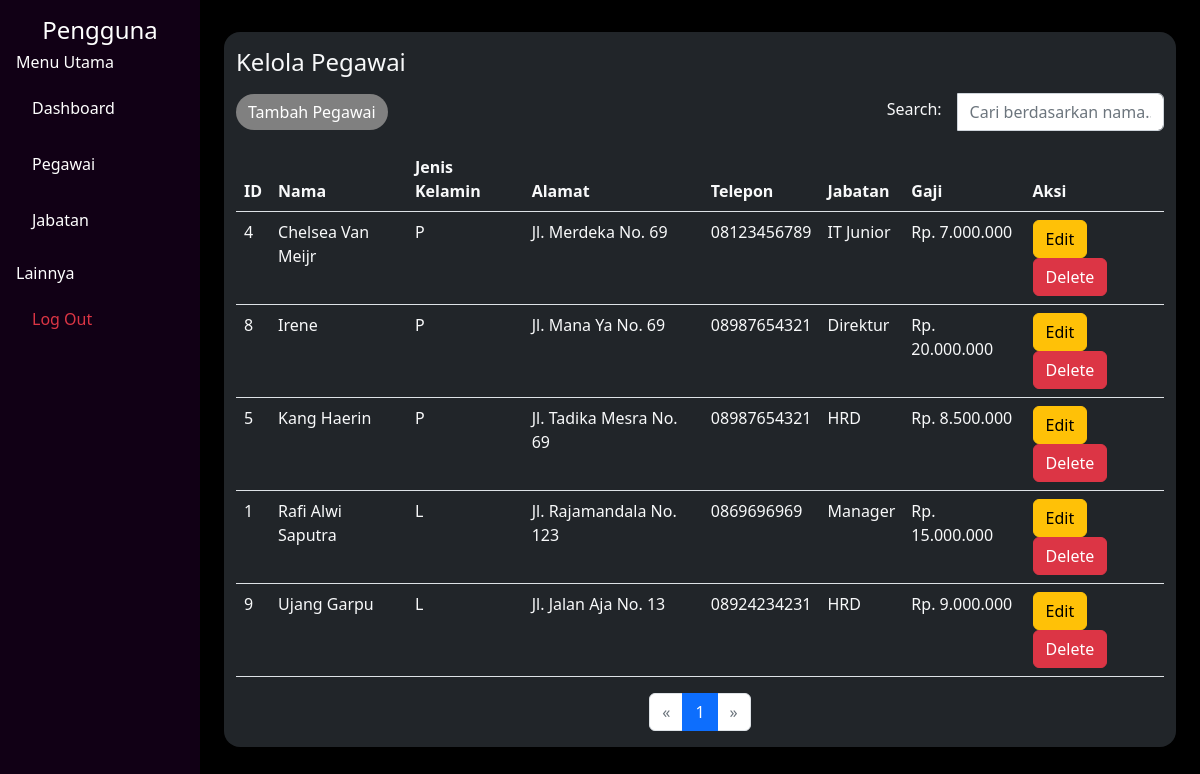
Page /pages/pegawai.php?sort=nama&order=ASC on the committed database.
### tables this page shows
CREATE TABLE `pegawai` (
  `id` int(11) NOT NULL,
  `nama` varchar(100) NOT NULL,
  `jenis_kelamin` enum('L','P') DEFAULT NULL,
  `alamat` varchar(255) DEFAULT NULL,
  `telepon` varchar(15) DEFAULT NULL,
  `jabatan_id` int(11) DEFAULT NULL,
  `gaji` decimal(15,2) NOT NULL
);

CREATE TABLE `jabatan` (
  `id` int(11) NOT NULL,
  `nama_jabatan` varchar(100) NOT NULL
);

### pages/pegawai.php (the view, shortened to what this page needs)
<?php
include '../koneksi/db.php';
?>
<!DOCTYPE html>
<html lang="en">
<head>
    <link href="../css/bootstrap.min.css" rel="stylesheet" />
    <link href="../css/styles.css" rel="stylesheet" />
</head>
<body class="bg-data">
<div class="container-fluid">
    <div class="row">
        <?php require_once('_sidebar.php'); ?>
        <main class="col-md-10 ms-auto px-4">
            <div class="row py-3 align-items-center">
            </div>
            <div id="kelola_admin">
                <div class="container-md bg-dark rounded-4">
                    <div class="row text-light">
                        <div class="col-xl-12 mb-5 mb-xl-0">
                            <div class="card border-0">
                                <div class="row align-items-center py-3">
                                    <div class="col">
                                        <h4 class="mb-0">Kelola Pegawai</h4>
                                    </div>
                                </div>
                                <div class="row align-items-center mb-3">
                                    <div class="col">
                                        <a href="tambah_pegawai.php" class="btn btn-primary" type="button" style="border: none; border-radius: 30px; background-color: grey;">
                                            Tambah Pegawai
                                        </a>
                                    </div>
                                    <div class="col-lg-4">
                                        <form method="GET" action="">
                                            <div class="input-group">
                                                <label for="search" class="form-label text-light mx-3 my-1 align-items-center">Search:</label>
                                                <input type="text" class="form-control" id="search" name="search" placeholder="Cari berdasarkan nama..." value="<?php echo isset($_GET['search']) ? $_GET['search'] : ''; ?>">
                                            </div>
                                        </form>
                                    </div>
                                </div>
                                <div class="table-responsive">
                                    <table class="table align-items-center table-flush text-light" id="pegawaiTable">
                                        <thead class="thead-light">
                                            <tr>
                                                <th><a href="?sort=id&order=<?php echo (isset($_GET['sort']) && $_GET['sort'] == 'id' && isset($_GET['order']) && $_GET['order'] == 'ASC') ? 'DESC' : 'ASC'; ?>" class="text-light text-decoration-none">ID</a></th>
                                                <th><a href="?sort=nama&order=<?php echo (isset($_GET['sort']) && $_GET['sort'] == 'nama' && isset($_GET['order']) && $_GET['order'] == 'ASC') ? 'DESC' : 'ASC'; ?>" class="text-light text-decoration-none">Nama</a></th>
                                                <th><a href="?sort=jenis_kelamin&order=<?php echo (isset($_GET['sort']) && $_GET['sort'] == 'jenis_kelamin' && isset($_GET['order']) && $_GET['order'] == 'ASC') ? 'DESC' : 'ASC'; ?>" class="text-light text-decoration-none">Jenis Kelamin</a></th>
                                                <th><a href="?sort=alamat&order=<?php echo (isset($_GET['sort']) && $_GET['sort'] == 'alamat' && isset($_GET['order']) && $_GET['order'] == 'ASC') ? 'DESC' : 'ASC'; ?>" class="text-light text-decoration-none">Alamat</a></th>
                                                <th><a href="?sort=telepon&order=<?php echo (isset($_GET['sort']) && $_GET['sort'] == 'telepon' && isset($_GET['order']) && $_GET['order'] == 'ASC') ? 'DESC' : 'ASC'; ?>" class="text-light text-decoration-none">Telepon</a></th>
                                                <th><a href="?sort=nama_jabatan&order=<?php echo (isset($_GET['sort']) && $_GET['sort'] == 'nama_jabatan' && isset($_GET['order']) && $_GET['order'] == 'ASC') ? 'DESC' : 'ASC'; ?>" class="text-light text-decoration-none">Jabatan</a></th>
                                                <th><a href="?sort=gaji&order=<?php echo (isset($_GET['sort']) && $_GET['sort'] == 'gaji' && isset($_GET['order']) && $_GET['order'] == 'ASC') ? 'DESC' : 'ASC'; ?>" class="text-light text-decoration-none">Gaji</a></th>
                                                <th>Aksi</th>
                                            </tr>
                                        </thead>
                                        <tbody id="tableBody">
                                            <?php
                                            $search = isset($_GET['search']) ? $_GET['search'] : '';
                                            $sort = isset($_GET['sort']) ? $_GET['sort'] : 'id';
                                            $order = isset($_GET['order']) ? $_GET['order'] : 'ASC';
                                            $limit = 10;
                                            $page = isset($_GET['page']) ? $_GET['page'] : 1;
                                            $offset = ($page - 1) * $limit;
                                            $sql = "SELECT Pegawai.id, Pegawai.nama, Pegawai.jenis_kelamin, Pegawai.alamat, Pegawai.telepon, Jabatan.nama_jabatan, Pegawai.gaji
                                                    FROM Pegawai
                                                    JOIN Jabatan ON Pegawai.jabatan_id = Jabatan.id
                                                    WHERE Pegawai.nama LIKE '%$search%'
                                                    ORDER BY $sort $order
                                                    LIMIT $limit OFFSET $offset";
                                            $result = $conn->query($sql);
                                            if ($result->num_rows > 0) {
                                                while($row = $result->fetch_assoc()) {
                                                    echo "<tr>
                                                            <td>{$row['id']}</td>
                                                            <td>{$row['nama']}</td>
                                                            <td>{$row['jenis_kelamin']}</td>
                                                            <td>{$row['alamat']}</td>
                                                            <td>{$row['telepon']}</td>
                                                            <td>{$row['nama_jabatan']}</td>
                                                            <td>Rp. " . number_format($row['gaji'], 0, ',', '.') . "</td>
                                                            <td>
                                                                <a href='edit_pegawai.php?id={$row['id']}' class='btn btn-warning'>Edit</a>
                                                                <a href='delete.php?id={$row['id']}' class='btn btn-danger' onclick='return confirm(\"Yakin ingin menghapus?\")'>Delete</a>
                                                            </td>
                                                        </tr>";
                                                }
                                            } else {
                                                echo "<tr><td colspan='7'>Tidak ada data</td></tr>";
                                            }
                                            ?>
                                        </tbody>
                                    </table>
                                </div>
                                <?php
                                $total_sql = "SELECT COUNT(*) as total FROM Pegawai WHERE Pegawai.nama LIKE '%$search%'";
                                $total_result = $conn->query($total_sql);
                                $total_row = $total_result->fetch_assoc();
                                $total = $total_row['total'];
                                $total_pages = ceil($total / $limit);
                                echo "<nav aria-label='Page navigation'>
                                        <ul class='pagination justify-content-center'>
                                            <li class='page-item " . ($page == 1 ? 'disabled' : '') . "'>
                                                <a class='page-link' href='?page=" . ($page - 1) . "&search=$search&sort=$sort&order=$order' aria-label='Previous'>
                                                    <span aria-hidden='true'>«</span>
                                                </a>
                                            </li>";
                                for ($i = 1; $i <= $total_pages; $i++) {
                                    echo "<li class='page-item " . ($page == $i ? 'active' : '') . "'>
                                            <a class='page-link' href='?page=$i&search=$search&sort=$sort&order=$order'>$i</a>
                                          </li>";
                                }
                                echo "<li class='page-item " . ($page == $total_pages ? 'disabled' : '') . "'>
                                        <a class='page-link' href='?page=" . ($page + 1) . "&search=$search&sort=$sort&order=$order' aria-label='Next'>
                                            <span aria-hidden='true'>»</span>
                                        </a>
                                      </li>
                                    </ul>
                                  </nav>";
                                ?>
                            </div>
                        </div>
                    </div>
                </div>
            </div>
        </main>
    </div>
</div>
</body>
</html>

### css/styles.css (style rules this page uses)
.bg-data { background-color: black; }

### rows in the picture
pegawai: id "4", nama "Chelsea Van Meijr", jenis_kelamin "P", alamat "Jl. Merdeka No. 69", telepon "08123456789", jabatan.nama_jabatan "IT Junior", gaji "7.000.000"
pegawai: id "8", nama "Irene", jenis_kelamin "P", alamat "Jl. Mana Ya No. 69", telepon "08987654321", jabatan.nama_jabatan "Direktur", gaji "20.000.000"
pegawai: id "5", nama "Kang Haerin", jenis_kelamin "P", alamat "Jl. Tadika Mesra No. 69", telepon "08987654321", jabatan.nama_jabatan "HRD", gaji "8.500.000"
pegawai: id "1", nama "Rafi Alwi Saputra", jenis_kelamin "L", alamat "Jl. Rajamandala No. 123", telepon "0869696969", jabatan.nama_jabatan "Manager", gaji "15.000.000"
pegawai: id "9", nama "Ujang Garpu", jenis_kelamin "L", alamat "Jl. Jalan Aja No. 13", telepon "08924234231", jabatan.nama_jabatan "HRD", gaji "9.000.000"
